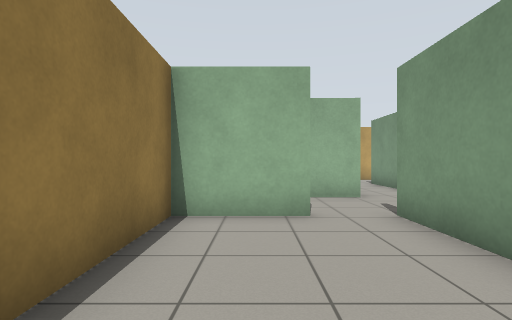
[1] (above)

21 first-person views from a walk through a robot-simulator world made for Gazebo. The camera is 0.94 m above the floor, looks level and sees 80° across. The floor is counted in squares, 1 m on a side. Each view is taken from the middle of a square. On the plan, view 1 faces up. The plan holds only what a view shows up to about 11 squares ahead; the rest is blank.

[2]
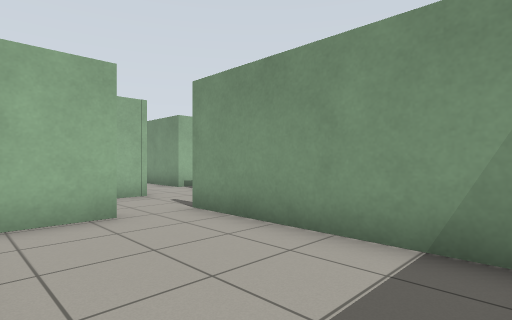

[3]
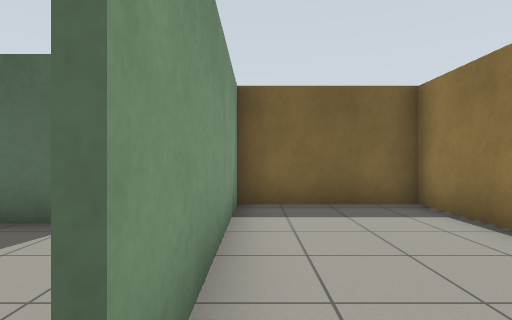

[4]
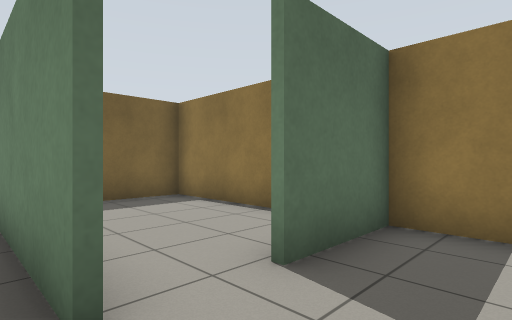

[5]
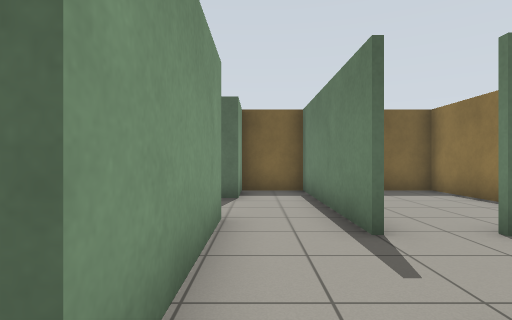

[6]
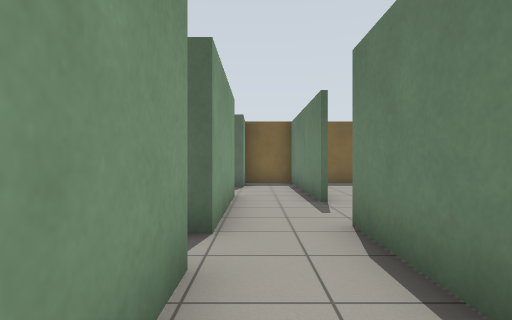

[7]
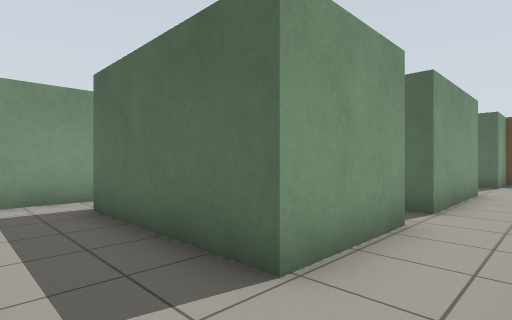

[8]
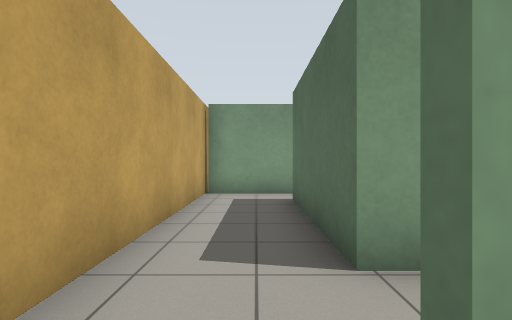

[9]
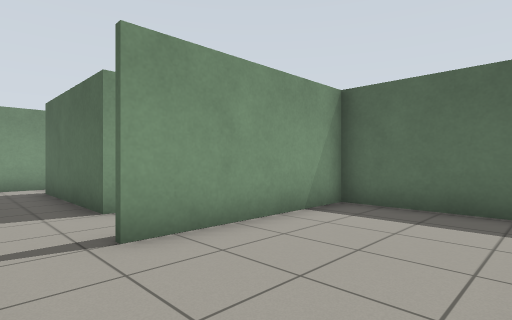

[10]
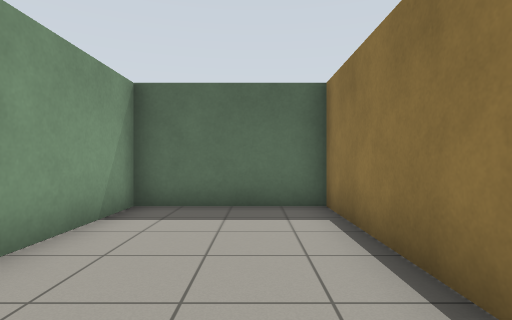

[11]
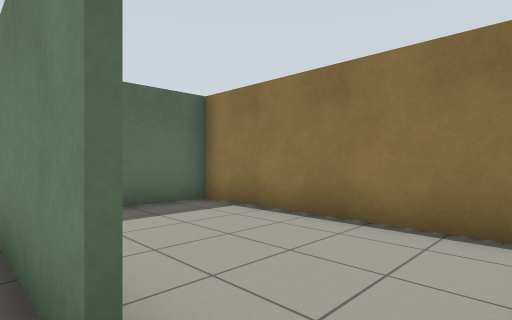

[12]
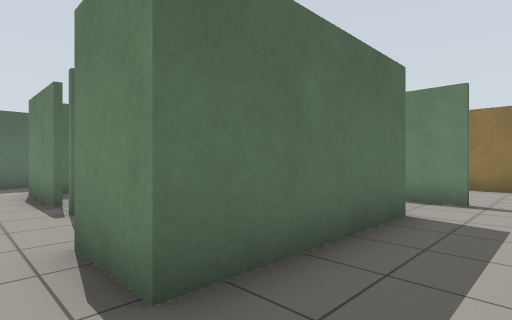

[13]
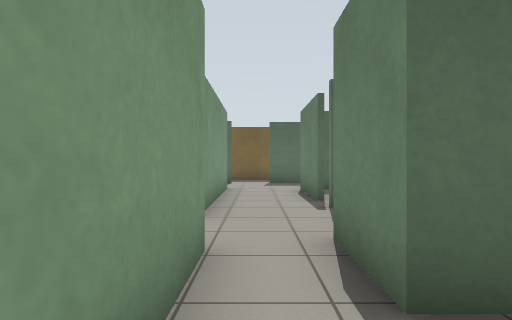

[14]
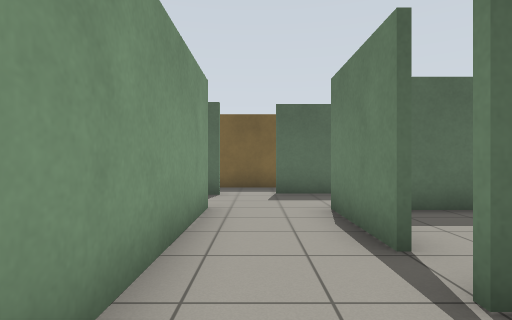

[15]
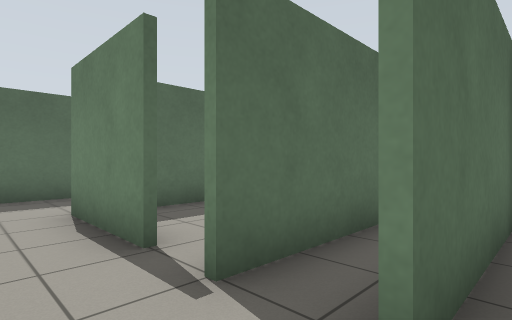

[16]
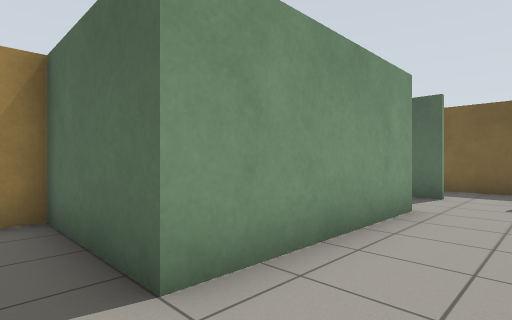

[17]
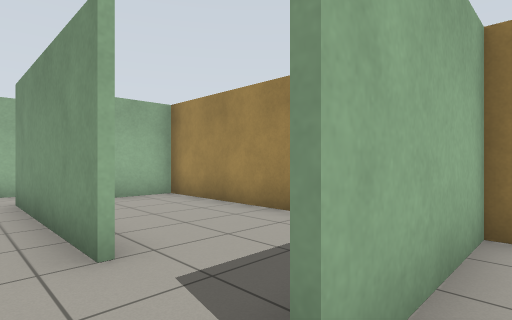

[18]
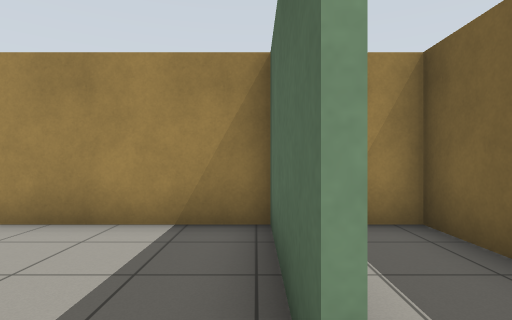

[19]
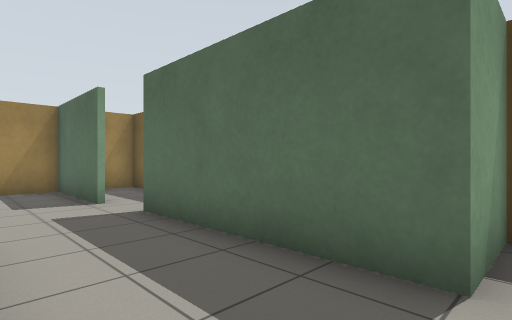

[20]
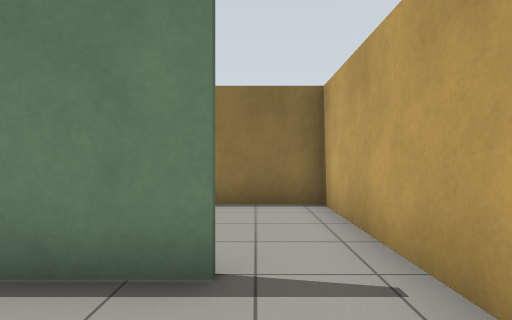

[21]
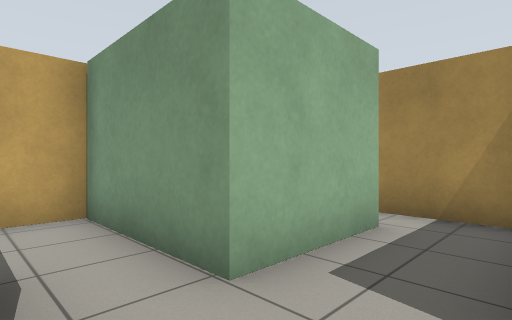

### Floor plan
Points are (right, up) in squares from view 1. A wall is a line through its corners. A room is listed if a view was taken in it or the views show most of it. See-through windows are left out.
Room 1 (views 1, 2)
walls: (2.4, -0.2) (2.4, 5.3); (1, 5.1) (-1.4, 5.1) (-1.4, -0.4) (3.1, -0.4)
ways out: opening at (1.5, 5) to room 2
Room 2 (view 3)
walls: (2.6, 7.7) (1.4, 7.7); (-1.4, 6.6) (-1.4, 5.2) (1, 5.2)
ways out: opening at (1.5, 5) to room 1; opening at (3, 6.5) to room 3
Room 3 (view 4)
walls: (4.6, 5.6) (4.6, 8.1)
ways out: opening at (3, 6.5) to room 2; opening at (4, 8) to room 4; opening at (4, 4.5) to room 8
Room 4 (views 5, 14, 15, 16, 21)
walls: (8.6, 6.9) (8.6, 4.1); (9.1, 12.1) (9.1, 10.4); (5.2, 9.4) (4.6, 9.4); (4.6, 8.1) (8.6, 8.1); (13.4, 10.8) (10.5, 10.8) (10.5, 12.5); (14.4, 8.9) (14.4, 10.4); (10.9, 3.9) (10.9, 9) (14.5, 9); (2.6, 9.4) (2.6, 7.7)
ways out: opening at (4, 8) to room 3; opening at (4, 9) to room 5; opening at (10, 11.5) to room 5; opening at (10, 4) to room 8; opening at (14, 11)
Room 5 (views 6, 7, 11, 12, 13, 20)
walls: (2.6, 12.8) (2.6, 9.4); (4.6, 9.4) (4.6, 12.1) (9.1, 12.1); (10.5, 12.5) (10.5, 14.4); (11.1, 14.4) (2.6, 14.4)
ways out: opening at (4, 9) to room 4; opening at (10, 11.5) to room 4; opening at (3, 13.5) to room 6
Room 6 (views 8, 9, 10)
walls: (2.6, 14.4) (-1.4, 14.4) (-1.4, 7.8) (2.4, 7.8) (2.4, 12.8)
ways out: opening at (3, 13.5) to room 5
Room 7 (view 17)
walls: (9.2, -0.4) (14.4, -0.4) (14.4, 2.1); (14.4, 1.6) (10.9, 1.6)
ways out: opening at (10, 1) to room 8
Room 8 (views 18, 19)
walls: (4.6, 4.1) (4.6, 5.6); (2.6, 5.3) (2.6, -0.5); (3.1, -0.4) (4.6, -0.4) (4.6, 1.5) (9.5, 1.5)
ways out: opening at (4, 4.5) to room 3; opening at (10, 4) to room 4; opening at (10, 1) to room 7; opening at (11, 3) to room 9
Room 9 (no view inside)
walls: (14.4, 2.1) (14.4, 8.9); (10.9, 1.8) (14.4, 1.8); (14.5, 8.8) (12.9, 8.8)
ways out: opening at (11, 3) to room 8

Where each view was taken, in squares from view 1:
view 1: 0 up, 0 right, facing up
view 2: 0 up, 1 left, facing up-right
view 3: 6 up, 2 right, facing down
view 4: 7 up, 3 right, facing down-left
view 5: 9 up, 4 right, facing down
view 6: 12 up, 4 right, facing down
view 7: 14 up, 3 right, facing down-right
view 8: 13 up, 2 right, facing right
view 9: 14 up, 1 left, facing down-right
view 10: 14 up, 0 right, facing down
view 11: 14 up, 3 right, facing down-left
view 12: 14 up, 10 right, facing down-left
view 13: 14 up, 10 right, facing down
view 14: 10 up, 10 right, facing down
view 15: 10 up, 10 right, facing down-left
view 16: 10 up, 9 right, facing down-right
view 17: 1 up, 10 right, facing up-right
view 18: 2 up, 10 right, facing right
view 19: 4 up, 4 right, facing down-right
view 20: 13 up, 5 right, facing left
view 21: 9 up, 9 right, facing up-right
